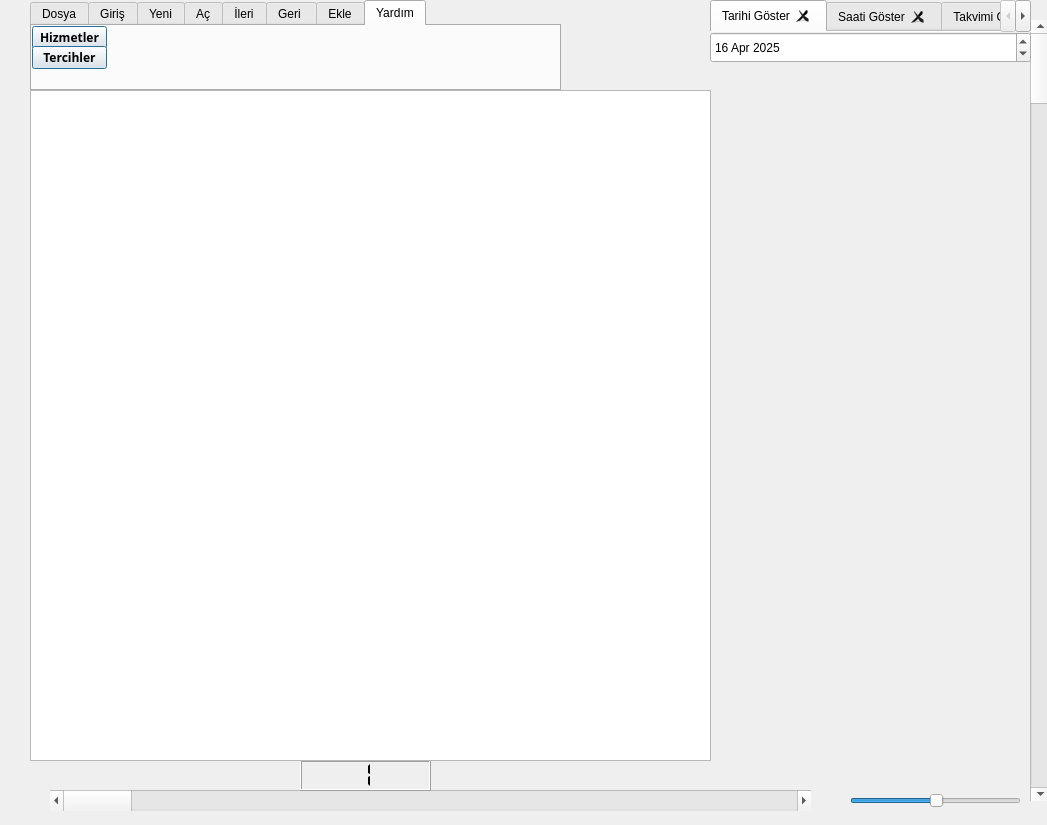
<?xml version="1.0" encoding="UTF-8"?>
<ui version="4.0">
 <class>Dialog</class>
 <widget class="QDialog" name="Dialog">
  <property name="geometry">
   <rect>
    <x>0</x>
    <y>0</y>
    <width>1047</width>
    <height>825</height>
   </rect>
  </property>
  <property name="windowTitle">
   <string>Dialog</string>
  </property>
  <property name="sizeGripEnabled">
   <bool>false</bool>
  </property>
  <property name="modal">
   <bool>false</bool>
  </property>
  <widget class="QTabWidget" name="tabWidget">
   <property name="geometry">
    <rect>
     <x>30</x>
     <y>0</y>
     <width>531</width>
     <height>91</height>
    </rect>
   </property>
   <property name="acceptDrops">
    <bool>false</bool>
   </property>
   <property name="autoFillBackground">
    <bool>false</bool>
   </property>
   <property name="currentIndex">
    <number>7</number>
   </property>
   <property name="documentMode">
    <bool>false</bool>
   </property>
   <property name="tabsClosable">
    <bool>false</bool>
   </property>
   <property name="movable">
    <bool>false</bool>
   </property>
   <property name="tabBarAutoHide">
    <bool>false</bool>
   </property>
   <widget class="QWidget" name="tab">
    <attribute name="title">
     <string>Dosya</string>
    </attribute>
    <widget class="QPushButton" name="pushButton">
     <property name="geometry">
      <rect>
       <x>0</x>
       <y>0</y>
       <width>75</width>
       <height>23</height>
      </rect>
     </property>
     <property name="font">
      <font>
       <family>Arial Black</family>
       <weight>75</weight>
       <bold>true</bold>
      </font>
     </property>
     <property name="text">
      <string>Kapat</string>
     </property>
     <property name="default">
      <bool>true</bool>
     </property>
    </widget>
    <widget class="QPushButton" name="pushButton_2">
     <property name="geometry">
      <rect>
       <x>0</x>
       <y>20</y>
       <width>75</width>
       <height>23</height>
      </rect>
     </property>
     <property name="font">
      <font>
       <family>Arial Black</family>
       <weight>75</weight>
       <bold>true</bold>
      </font>
     </property>
     <property name="text">
      <string>Yazdır</string>
     </property>
     <property name="default">
      <bool>true</bool>
     </property>
    </widget>
    <widget class="QPushButton" name="pushButton_5">
     <property name="geometry">
      <rect>
       <x>80</x>
       <y>0</y>
       <width>75</width>
       <height>23</height>
      </rect>
     </property>
     <property name="font">
      <font>
       <family>Arial Black</family>
       <weight>75</weight>
       <bold>true</bold>
       <underline>true</underline>
       <strikeout>false</strikeout>
      </font>
     </property>
     <property name="text">
      <string>Kaydet</string>
     </property>
     <property name="default">
      <bool>true</bool>
     </property>
    </widget>
    <widget class="QPushButton" name="pushButton_6">
     <property name="geometry">
      <rect>
       <x>80</x>
       <y>20</y>
       <width>101</width>
       <height>23</height>
      </rect>
     </property>
     <property name="font">
      <font>
       <family>Arial Black</family>
       <weight>75</weight>
       <bold>true</bold>
       <underline>true</underline>
      </font>
     </property>
     <property name="cursor">
      <cursorShape>ArrowCursor</cursorShape>
     </property>
     <property name="mouseTracking">
      <bool>false</bool>
     </property>
     <property name="text">
      <string>Farklı Kaydet</string>
     </property>
     <property name="default">
      <bool>true</bool>
     </property>
    </widget>
   </widget>
   <widget class="QWidget" name="tab_6">
    <attribute name="title">
     <string>Giriş</string>
    </attribute>
    <widget class="QCheckBox" name="checkBox">
     <property name="geometry">
      <rect>
       <x>10</x>
       <y>0</y>
       <width>81</width>
       <height>17</height>
      </rect>
     </property>
     <property name="font">
      <font>
       <family>Arial Black</family>
       <pointsize>8</pointsize>
       <weight>75</weight>
       <bold>true</bold>
      </font>
     </property>
     <property name="text">
      <string>Altı çizili</string>
     </property>
     <property name="checked">
      <bool>false</bool>
     </property>
     <property name="tristate">
      <bool>false</bool>
     </property>
    </widget>
    <widget class="QCheckBox" name="checkBox_2">
     <property name="geometry">
      <rect>
       <x>10</x>
       <y>16</y>
       <width>101</width>
       <height>21</height>
      </rect>
     </property>
     <property name="font">
      <font>
       <family>Arial Black</family>
       <weight>75</weight>
       <bold>true</bold>
      </font>
     </property>
     <property name="text">
      <string>Yazı Kalınlığı</string>
     </property>
     <property name="checked">
      <bool>true</bool>
     </property>
    </widget>
    <widget class="QCheckBox" name="checkBox_3">
     <property name="geometry">
      <rect>
       <x>10</x>
       <y>36</y>
       <width>101</width>
       <height>20</height>
      </rect>
     </property>
     <property name="font">
      <font>
       <family>Arial Black</family>
       <weight>75</weight>
       <bold>true</bold>
      </font>
     </property>
     <property name="text">
      <string>Yazı Yatıklığı</string>
     </property>
    </widget>
    <widget class="QSpinBox" name="spinBox">
     <property name="geometry">
      <rect>
       <x>250</x>
       <y>10</y>
       <width>42</width>
       <height>22</height>
      </rect>
     </property>
     <property name="minimum">
      <number>4</number>
     </property>
     <property name="maximum">
      <number>60</number>
     </property>
     <property name="singleStep">
      <number>2</number>
     </property>
    </widget>
    <widget class="QLabel" name="label">
     <property name="geometry">
      <rect>
       <x>150</x>
       <y>10</y>
       <width>91</width>
       <height>16</height>
      </rect>
     </property>
     <property name="font">
      <font>
       <family>Arial Black</family>
       <weight>75</weight>
       <bold>true</bold>
      </font>
     </property>
     <property name="text">
      <string>Yazı Büyüklüğü</string>
     </property>
    </widget>
    <widget class="QComboBox" name="comboBox">
     <property name="geometry">
      <rect>
       <x>220</x>
       <y>30</y>
       <width>69</width>
       <height>21</height>
      </rect>
     </property>
     <item>
      <property name="text">
       <string>Siyah</string>
      </property>
     </item>
     <item>
      <property name="text">
       <string>Kırmızı</string>
      </property>
     </item>
     <item>
      <property name="text">
       <string>Turuncu</string>
      </property>
     </item>
     <item>
      <property name="text">
       <string>Sarı</string>
      </property>
     </item>
     <item>
      <property name="text">
       <string>Yeşil</string>
      </property>
     </item>
     <item>
      <property name="text">
       <string>Mavi</string>
      </property>
     </item>
     <item>
      <property name="text">
       <string>Mor</string>
      </property>
     </item>
     <item>
      <property name="text">
       <string>Kahverengi</string>
      </property>
     </item>
     <item>
      <property name="text">
       <string>Beyaz</string>
      </property>
     </item>
     <item>
      <property name="text">
       <string>Pembe</string>
      </property>
     </item>
    </widget>
    <widget class="QLabel" name="label_2">
     <property name="geometry">
      <rect>
       <x>150</x>
       <y>30</y>
       <width>71</width>
       <height>16</height>
      </rect>
     </property>
     <property name="font">
      <font>
       <family>Arial Black</family>
       <weight>75</weight>
       <bold>true</bold>
      </font>
     </property>
     <property name="text">
      <string>Yazı Rengi</string>
     </property>
    </widget>
    <widget class="QFontComboBox" name="fontComboBox">
     <property name="geometry">
      <rect>
       <x>310</x>
       <y>30</y>
       <width>188</width>
       <height>22</height>
      </rect>
     </property>
     <property name="currentFont">
      <font>
       <family>Arial</family>
      </font>
     </property>
    </widget>
    <widget class="QLabel" name="label_3">
     <property name="geometry">
      <rect>
       <x>310</x>
       <y>10</y>
       <width>81</width>
       <height>16</height>
      </rect>
     </property>
     <property name="font">
      <font>
       <family>Arial Black</family>
       <weight>75</weight>
       <bold>true</bold>
      </font>
     </property>
     <property name="text">
      <string>Yazı Fontu</string>
     </property>
    </widget>
   </widget>
   <widget class="QWidget" name="tab_3">
    <attribute name="title">
     <string>Yeni</string>
    </attribute>
    <widget class="QPushButton" name="pushButton_3">
     <property name="geometry">
      <rect>
       <x>0</x>
       <y>0</y>
       <width>91</width>
       <height>23</height>
      </rect>
     </property>
     <property name="font">
      <font>
       <family>Arial Black</family>
       <weight>75</weight>
       <bold>true</bold>
      </font>
     </property>
     <property name="text">
      <string>Yeni Sayfa aç</string>
     </property>
     <property name="checkable">
      <bool>false</bool>
     </property>
     <property name="default">
      <bool>true</bool>
     </property>
    </widget>
   </widget>
   <widget class="QWidget" name="tab_4">
    <attribute name="title">
     <string>Aç</string>
    </attribute>
    <widget class="QPushButton" name="pushButton_4">
     <property name="geometry">
      <rect>
       <x>0</x>
       <y>0</y>
       <width>181</width>
       <height>23</height>
      </rect>
     </property>
     <property name="font">
      <font>
       <family>Arial Black</family>
       <weight>75</weight>
       <bold>true</bold>
      </font>
     </property>
     <property name="text">
      <string>Bilgisayarındaki Dosyayı Aç</string>
     </property>
     <property name="default">
      <bool>true</bool>
     </property>
    </widget>
   </widget>
   <widget class="QWidget" name="tab_ileri">
    <attribute name="title">
     <string>İleri</string>
    </attribute>
    <widget class="QPushButton" name="pushButton_7">
     <property name="geometry">
      <rect>
       <x>0</x>
       <y>0</y>
       <width>75</width>
       <height>23</height>
      </rect>
     </property>
     <property name="font">
      <font>
       <family>Arial Black</family>
       <weight>75</weight>
       <bold>true</bold>
      </font>
     </property>
     <property name="text">
      <string>İleriye Al</string>
     </property>
     <property name="default">
      <bool>true</bool>
     </property>
    </widget>
   </widget>
   <widget class="QWidget" name="tab_geri">
    <attribute name="title">
     <string>Geri </string>
    </attribute>
    <widget class="QPushButton" name="pushButton_8">
     <property name="geometry">
      <rect>
       <x>0</x>
       <y>0</y>
       <width>75</width>
       <height>23</height>
      </rect>
     </property>
     <property name="font">
      <font>
       <family>Arial Black</family>
       <weight>75</weight>
       <bold>true</bold>
      </font>
     </property>
     <property name="text">
      <string>Geriye Al</string>
     </property>
     <property name="default">
      <bool>true</bool>
     </property>
    </widget>
   </widget>
   <widget class="QWidget" name="tab_2">
    <attribute name="title">
     <string>Ekle</string>
    </attribute>
    <widget class="QPushButton" name="pushButton_10">
     <property name="geometry">
      <rect>
       <x>0</x>
       <y>0</y>
       <width>75</width>
       <height>23</height>
      </rect>
     </property>
     <property name="font">
      <font>
       <family>Arial Black</family>
       <weight>75</weight>
       <bold>true</bold>
      </font>
     </property>
     <property name="text">
      <string>Resim ekle</string>
     </property>
     <property name="default">
      <bool>true</bool>
     </property>
    </widget>
    <widget class="QPushButton" name="pushButton_11">
     <property name="geometry">
      <rect>
       <x>0</x>
       <y>20</y>
       <width>111</width>
       <height>23</height>
      </rect>
     </property>
     <property name="font">
      <font>
       <family>Arial Black</family>
       <weight>75</weight>
       <bold>true</bold>
      </font>
     </property>
     <property name="text">
      <string>Url Uzantısı ekle</string>
     </property>
     <property name="default">
      <bool>true</bool>
     </property>
    </widget>
   </widget>
   <widget class="QWidget" name="tab_5">
    <attribute name="title">
     <string>Yardım</string>
    </attribute>
    <widget class="QPushButton" name="pushButton_9">
     <property name="geometry">
      <rect>
       <x>0</x>
       <y>0</y>
       <width>75</width>
       <height>23</height>
      </rect>
     </property>
     <property name="font">
      <font>
       <family>Arial Black</family>
       <weight>75</weight>
       <bold>true</bold>
      </font>
     </property>
     <property name="text">
      <string>Hizmetler</string>
     </property>
     <property name="default">
      <bool>true</bool>
     </property>
     <property name="flat">
      <bool>false</bool>
     </property>
    </widget>
    <widget class="QPushButton" name="pushButton_12">
     <property name="geometry">
      <rect>
       <x>0</x>
       <y>20</y>
       <width>75</width>
       <height>23</height>
      </rect>
     </property>
     <property name="font">
      <font>
       <family>Arial Black</family>
       <weight>75</weight>
       <bold>true</bold>
      </font>
     </property>
     <property name="autoFillBackground">
      <bool>false</bool>
     </property>
     <property name="text">
      <string>Tercihler</string>
     </property>
     <property name="checkable">
      <bool>false</bool>
     </property>
     <property name="default">
      <bool>true</bool>
     </property>
    </widget>
   </widget>
  </widget>
  <widget class="QSlider" name="horizontalSlider">
   <property name="geometry">
    <rect>
     <x>850</x>
     <y>790</y>
     <width>171</width>
     <height>21</height>
    </rect>
   </property>
   <property name="value">
    <number>50</number>
   </property>
   <property name="orientation">
    <enum>Qt::Horizontal</enum>
   </property>
  </widget>
  <widget class="QScrollBar" name="horizontalScrollBar">
   <property name="geometry">
    <rect>
     <x>50</x>
     <y>790</y>
     <width>761</width>
     <height>21</height>
    </rect>
   </property>
   <property name="value">
    <number>0</number>
   </property>
   <property name="orientation">
    <enum>Qt::Horizontal</enum>
   </property>
  </widget>
  <widget class="QScrollBar" name="verticalScrollBar">
   <property name="geometry">
    <rect>
     <x>1030</x>
     <y>20</y>
     <width>21</width>
     <height>781</height>
    </rect>
   </property>
   <property name="orientation">
    <enum>Qt::Vertical</enum>
   </property>
  </widget>
  <widget class="QLCDNumber" name="lcdNumber">
   <property name="geometry">
    <rect>
     <x>300</x>
     <y>760</y>
     <width>131</width>
     <height>31</height>
    </rect>
   </property>
   <property name="smallDecimalPoint">
    <bool>false</bool>
   </property>
   <property name="digitCount">
    <number>1</number>
   </property>
   <property name="mode">
    <enum>QLCDNumber::Dec</enum>
   </property>
   <property name="segmentStyle">
    <enum>QLCDNumber::Flat</enum>
   </property>
   <property name="value" stdset="0">
    <double>1.000000000000000</double>
   </property>
  </widget>
  <widget class="QTabWidget" name="tabWidget_2">
   <property name="geometry">
    <rect>
     <x>710</x>
     <y>0</y>
     <width>321</width>
     <height>211</height>
    </rect>
   </property>
   <property name="currentIndex">
    <number>0</number>
   </property>
   <property name="documentMode">
    <bool>true</bool>
   </property>
   <property name="tabsClosable">
    <bool>true</bool>
   </property>
   <property name="movable">
    <bool>true</bool>
   </property>
   <property name="tabBarAutoHide">
    <bool>false</bool>
   </property>
   <widget class="QWidget" name="tab_7">
    <attribute name="title">
     <string>Tarihi Göster</string>
    </attribute>
    <widget class="QDateEdit" name="dateEdit">
     <property name="geometry">
      <rect>
       <x>0</x>
       <y>0</y>
       <width>321</width>
       <height>31</height>
      </rect>
     </property>
     <property name="showGroupSeparator" stdset="0">
      <bool>false</bool>
     </property>
     <property name="dateTime">
      <datetime>
       <hour>0</hour>
       <minute>0</minute>
       <second>0</second>
       <year>2025</year>
       <month>4</month>
       <day>16</day>
      </datetime>
     </property>
     <property name="calendarPopup">
      <bool>false</bool>
     </property>
    </widget>
   </widget>
   <widget class="QWidget" name="tab_8">
    <attribute name="title">
     <string>Saati Göster</string>
    </attribute>
    <widget class="QTimeEdit" name="timeEdit">
     <property name="geometry">
      <rect>
       <x>0</x>
       <y>0</y>
       <width>321</width>
       <height>31</height>
      </rect>
     </property>
     <property name="dateTime">
      <datetime>
       <hour>14</hour>
       <minute>0</minute>
       <second>0</second>
       <year>2000</year>
       <month>1</month>
       <day>1</day>
      </datetime>
     </property>
    </widget>
   </widget>
   <widget class="QWidget" name="tab_9">
    <attribute name="title">
     <string>Takvimi Göster</string>
    </attribute>
    <widget class="QCalendarWidget" name="calendarWidget">
     <property name="geometry">
      <rect>
       <x>0</x>
       <y>0</y>
       <width>321</width>
       <height>183</height>
      </rect>
     </property>
    </widget>
   </widget>
  </widget>
  <widget class="QPlainTextEdit" name="plainTextEdit">
   <property name="geometry">
    <rect>
     <x>30</x>
     <y>90</y>
     <width>681</width>
     <height>671</height>
    </rect>
   </property>
   <property name="plainText">
    <string/>
   </property>
   <property name="overwriteMode">
    <bool>false</bool>
   </property>
  </widget>
 </widget>
 <resources/>
 <connections/>
</ui>
